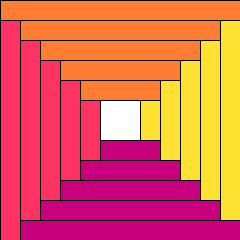
Frame 1 (no input)
Frame 60 (the mouse pressed at the canvas centre just before this capture): identical to frame 1, image omitted
Frame 120 (the mouse held since frame 60 and released just before this capture): identical to frame 1, image omitted

The Processing sketch that drew this single still picture (run headless with seeded random() and noise(); from frame 60 on, the mouse is pressed at the canvas centre):

// Processing sketch: lab7c
// ── lab7c.pde
//Henry Wrede Black
//single log cabin block, drawn with one loop, works with any size window

void setup() {
  size(240, 240);
}
void draw() {
  background(255);
  //important to note that in this loop, x and y represent the changes in the x and y position of the rectangle
  for (int x = 0, y = 0, s = height; x < width/2-20; x += 20, y += 20, s += -40) {
    fill(255, 225, 50); 
    rect((width-20) + -x, y, 20, s); //right
    fill(200, 0, 125);
    rect(x, (height-20) + -y, s, 20); //bottom
    fill(255, 50, 100);
    rect(x, y, 20, s); //left
    fill(255, 125, 50); 
    rect(x, y, s, 20); //top
  }
}
